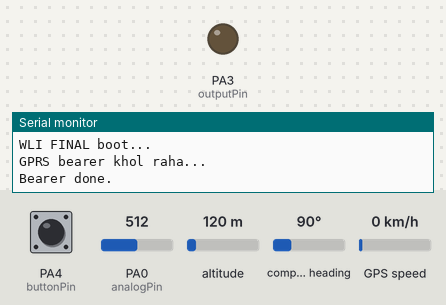
Bench run of a sketch on a simulated STM32 Blue Pill. Parts: output pins drawn as LEDs (lit = HIGH), the last lines printed to the serial monitor. Inputs (shaded band) come from the test bench; at power-on: PA4 (buttonPin) HIGH, PA0 (analogPin) = 512, altitude 120 m, compass heading 90°, GPS speed 0 km/h (analog values on the 0–1023 scale). The GPS gets a fix after 3 s at 37.7749, -122.4194 with 8 satellites; the modem accepts every AT command (registered, SIM ready, sends succeed) and sends nothing else.

Above: at 10.7 s.
10.8 s: PA4 (buttonPin) pulled LOW for 0.15 s
At 12.2 s:
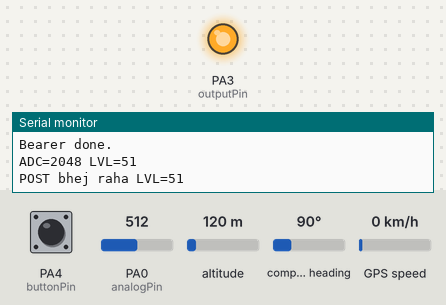
Timing chart, 0 to 13.8 s (numbered marks = the images above; inputs shaded):
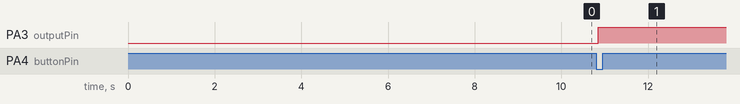

The sketch:

stm32_wli_final.ino
```cpp
// ============================================================
// WLI MPU — FINAL CODE (Railway Water Level Indicator)
// STM32F103 Blue Pill + SIM800L (Serial1) + NEO-6M GPS (PB7/PB6) + Sensor (PA0)
// Bhejta hai: Water % + GPS Location + Battery -> Dashboard (live)
// Button = turant bhejo | Auto = har 15 min (RDSO Clause 6.7)
// Serial Monitor (USB 115200) par "POST result=200" = data pahunch gaya
// ============================================================

#include <Arduino.h>
#include <TinyGPS++.h>
#include <SoftwareSerial.h>

// ---------- PINS ----------
const int buttonPin = PA4;   // manual send button (GND se dabao)
const int outputPin = PA3;   // LED/output toggle
const int analogPin = PA0;   // water level sensor signal

// ---------- SERVER CONFIG ----------
const char APN_NAME[]    = "airtelgprs.com";  // SIM: airtelgprs.com / jionet / www
const char SERVER_HOST[] = "wli-dash-88k2m9.loca.lt";
const int  SERVER_PORT   = 443;
const int  USE_HTTPS     = 1;
const char DASH_TOKEN[]  = "railway-wli-prototype-token-2026";
const char DEVICE_ID[]   = "WLI-009";   // dashboard Coaches page par REGISTER hona chahiye
const char MPU_ID[]      = "MPU-009";
const char MAC_ID[]      = "AA:BB:CC:DD:EE:09";

// ---------- SENSOR CALIBRATION ----------
// Tank KHALI karke analogRead note karo -> ADC_EMPTY
// Tank FULL karke analogRead note karo  -> ADC_FULL
const int ADC_EMPTY = 400;
const int ADC_FULL  = 3600;

const unsigned long DASH_PERIOD = 15UL * 60UL * 1000UL;  // 15 minute

// ---------- STATE ----------
int lastButtonState = HIGH;
int buttonState = HIGH;
unsigned long lastDebounceTime = 0;
const unsigned long debounceDelay = 50;
unsigned long lastDashSend = 0;

SoftwareSerial gpsSerial(PB7, PB6);  // RX, TX
TinyGPSPlus gps;

// GSM ke jawab ka buffer khali karo (overflow se bacho)
void drainSerial1(unsigned long ms) {
  unsigned long s = millis();
  while (millis() - s < ms) { while (Serial1.available()) Serial1.read(); }
}

// "+HTTPACTION: 1,200,45" me se beech wala number (200) nikalo
// 200 = OK | 601 = network fail | 603 = DNS/server fail | 604 = busy | -1 = jawab nahi
int waitHttpResult(unsigned long timeoutMs) {
  String line = "";
  unsigned long s = millis();
  int code = -1;
  while (millis() - s < timeoutMs) {
    while (Serial1.available()) {
      char c = (char)Serial1.read();
      Serial.write(c);  // USB monitor par live dikhao
      if (c == '\n') {
        int idx = line.indexOf("+HTTPACTION:");
        if (idx >= 0) {
          int c1 = line.indexOf(',', idx);
          int c2 = line.indexOf(',', c1 + 1);
          if (c1 > 0 && c2 > 0) code = line.substring(c1 + 1, c2).toInt();
        }
        line = "";
      } else if (c != '\r') { line += c; }
    }
    if (code > 0) break;
  }
  return code;
}

// Mobile internet (GPRS) kholo — bina iske kuch nahi jayega
void setupBearer() {
  Serial.println("GPRS bearer khol raha...");
  Serial1.println("AT+SAPBR=3,1,\"Contype\",\"GPRS\"");
  delay(500);
  Serial1.print("AT+SAPBR=3,1,\"APN\",\"");
  Serial1.print(APN_NAME);
  Serial1.println("\"");
  delay(500);
  Serial1.println("AT+SAPBR=1,1");
  delay(4000);
  Serial1.println("AT+SAPBR=2,1");  // jawab me IP dikhe to OK
  delay(1000);
  drainSerial1(500);
  Serial.println("Bearer done.");
}

// Sensor -> 0-100% (16 sample average, noise kam)
int readLevelPct() {
  long sum = 0;
  for (int i = 0; i < 16; i++) { sum += analogRead(analogPin); delay(5); }
  int raw = sum / 16;  // 0..4095
  Serial.print("ADC=");
  Serial.print(raw);
  int pct = map(raw, ADC_EMPTY, ADC_FULL, 0, 100);
  pct = constrain(pct, 0, 100);
  Serial.print(" LVL=");
  Serial.println(pct);
  return pct;
}

// GPS se position (fix na ho to 0,0)
void getPos(double &lat, double &lon) {
  lat = 0.0;
  lon = 0.0;
  if (gps.location.isValid()) { lat = gps.location.lat(); lon = gps.location.lng(); }
}

// Dashboard par POST (token URL me — SIM800 header nahi bhej sakta)
void sendDataToDashboard(int percentage, double lat, double lon) {
  char body[300];
  const char *gpsSt = (lat != 0.0 || lon != 0.0) ? "FIXED" : "NO_FIX";
  snprintf(body, sizeof(body),
    "{\"deviceId\":\"%s\",\"mpuId\":\"%s\",\"macId\":\"%s\","
    "\"waterLevel\":%d,\"batteryPercentage\":85,\"batteryVoltage\":13.1,"
    "\"latitude\":%.6f,\"longitude\":%.6f,"
    "\"network\":\"2G\",\"signalStrength\":75,"
    "\"sensorStatus\":\"OK\",\"gpsStatus\":\"%s\"}",
    DEVICE_ID, MPU_ID, MAC_ID, percentage, lat, lon, gpsSt);

  Serial.print("POST bhej raha LVL=");
  Serial.println(percentage);

  Serial1.println("AT+HTTPTERM");
  delay(500);
  drainSerial1(200);
  if (USE_HTTPS) { Serial1.println("AT+HTTPSSL=1"); delay(500); }
  Serial1.println("AT+HTTPINIT");
  delay(800);
  Serial1.println("AT+HTTPPARA=\"CID\",1");
  delay(300);
  Serial1.print("AT+HTTPPARA=\"URL\",\"");
  Serial1.print(USE_HTTPS ? "https://" : "http://");
  Serial1.print(SERVER_HOST);
  if (!USE_HTTPS || SERVER_PORT != 443) { Serial1.print(":"); Serial1.print(SERVER_PORT); }
  Serial1.print("/api/device/data?token=");
  Serial1.print(DASH_TOKEN);
  Serial1.println("\"");
  delay(800);
  Serial1.println("AT+HTTPPARA=\"CONTENT\",\"application/json\"");
  delay(300);
  Serial1.print("AT+HTTPDATA=");
  Serial1.print(strlen(body));
  Serial1.println(",10000");
  delay(800);
  drainSerial1(200);
  Serial1.print(body);
  delay(1200);
  Serial1.println("AT+HTTPACTION=1");  // 1 = POST
  int code = waitHttpResult(20000);
  Serial.print("POST result=");
  Serial.println(code);  // 200 = dashboard par pahunch gaya
  Serial1.println("AT+HTTPTERM");
  delay(500);
}

void setup() {
  pinMode(buttonPin, INPUT_PULLUP);
  pinMode(outputPin, OUTPUT);
  pinMode(analogPin, INPUT);
  digitalWrite(outputPin, LOW);
  analogReadResolution(12);

  Serial.begin(115200);    // USB debug
  Serial1.begin(115200);   // GSM module
  gpsSerial.begin(9600);   // GPS module
  delay(3000);

  Serial.println("WLI FINAL boot...");
  setupBearer();
}

void loop() {
  // GPS data lagatar padho (fix ke liye time chahiye + khula aasmaan)
  while (gpsSerial.available() > 0) { gps.encode(gpsSerial.read()); }

  // Button (debounce) — dabao = LED toggle + turant dashboard par bhejo
  int reading = digitalRead(buttonPin);
  if (reading != lastButtonState) { lastDebounceTime = millis(); }

  if ((millis() - lastDebounceTime) > debounceDelay) {
    if (reading != buttonState) {
      buttonState = reading;
      if (buttonState == LOW) {
        if (digitalRead(outputPin) == LOW) digitalWrite(outputPin, HIGH);
        else digitalWrite(outputPin, LOW);
        double lat, lon;
        getPos(lat, lon);
        sendDataToDashboard(readLevelPct(), lat, lon);
      }
    }
  }
  lastButtonState = reading;

  // Auto: har 15 min me dashboard par bhejo (button ki zaroorat nahi)
  if (millis() - lastDashSend > DASH_PERIOD) {
    lastDashSend = millis();
    double lat, lon;
    getPos(lat, lon);
    sendDataToDashboard(readLevelPct(), lat, lon);
  }
}
```

Measured:
- after the input at 10.8 s, PA3 (outputPin): LOW → HIGH after 0.05 s
